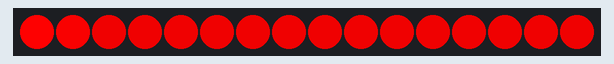
This sketch was run on a simulated Arduino Uno, built with avr-gcc and run on an emulated ATmega328P. Parts: 16 RGB LEDs in strip order, left to right.

Above: at 1.0 s.
At 5.82 s:
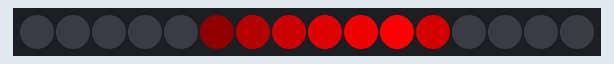
At 10.64 s:
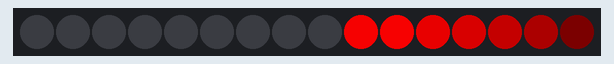
At 20.28 s:
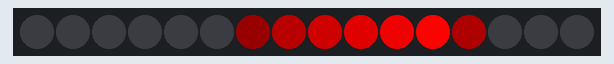
At 29.93 s:
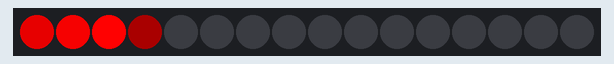
At 39.57 s:
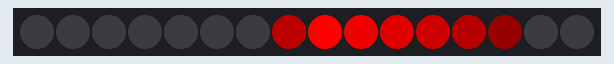

The sketch:

droneLEDbar-withdecay.ino
```cpp
#include <Adafruit_NeoPixel.h>
#ifdef __AVR__
  #include <avr/power.h>
#endif

#define PIXELPIN 6
#define NUM_LEDS 16
#define BRIGHTNESS 255

Adafruit_NeoPixel strip = Adafruit_NeoPixel(NUM_LEDS, PIXELPIN, NEO_GRBW + NEO_KHZ800);

// tunables
uint8_t decayInterval = 2;
uint8_t decayAmount = 3;
uint8_t brightenAmount = 25;
uint8_t LEDInterval = 30;

// runtime
uint16_t timeSlept = 0;
uint8_t FirstLED = 0;
uint8_t LastLED = NUM_LEDS - 1;
boolean ascending = true;
uint8_t currentlyLit = 0;
uint8_t brightnessArray [NUM_LEDS];
uint8_t x;
uint8_t i;

//pixels
uint8_t R = 0;
uint8_t G = 0;
uint8_t B = 0;
uint8_t W = 0;

void setup() {
  strip.setBrightness(BRIGHTNESS);
  strip.begin();

  for(x=0; x<255; x++) {
    for(i=0; i<strip.numPixels(); i++) {
      brightnessArray[i] = x;
      strip.setPixelColor(i, strip.Color(brightnessArray[i],0,0,0));
    }
    strip.show();
    delay(1);
  }

  delay(250);
}

void loop() {

  if (currentlyLit == FirstLED) {
    ascending = true;
  }
  else if (currentlyLit == LastLED) {
    ascending = false;
  }

  if (timeSlept >= LEDInterval) {
    timeSlept = 0;
    if (ascending) {
       currentlyLit++;
    } else {
      currentlyLit--;
    }
  }

  for(i=0; i<strip.numPixels(); i++) {
    if (i == currentlyLit) {
      if (brightnessArray[i] >= (255 - brightenAmount)) {
        brightnessArray[i] = 255;
      } else {
        brightnessArray[i] += brightenAmount;
      }
    } else {
      if (brightnessArray[i] <= decayAmount) {
        brightnessArray[i] = 0;
      } else {
        brightnessArray[i] -= decayAmount;
      }
    }
    R = brightnessArray[i];
    G = 0;
    B = 0;
    if (R >= 200) {
      W = 1;
    } else {
      W = 0;
    }

/*
   // single LED test
   if (i != 8) {
    R = 0;
    G = 0;
    B = 0;
    W = 0;
   }
*/
    strip.setPixelColor(i, strip.Color(R,G,B,W));
  }

  strip.show();

  timeSlept += decayInterval;
  delay(decayInterval);

}
```
